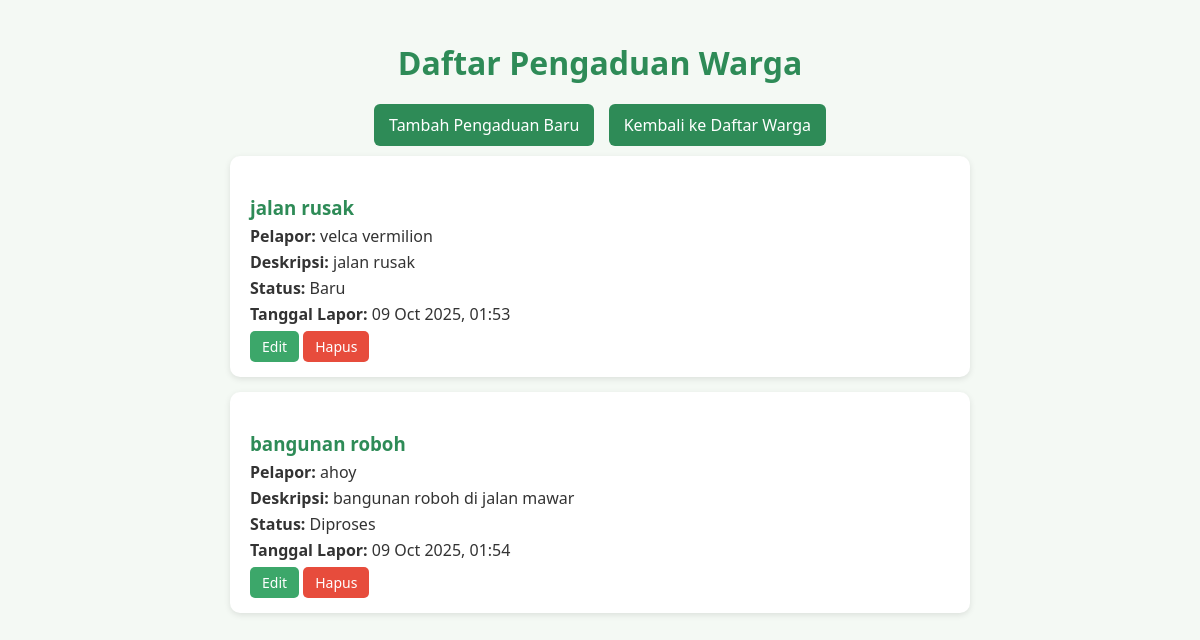
Before: /warga/pengaduan/ with the older database file.
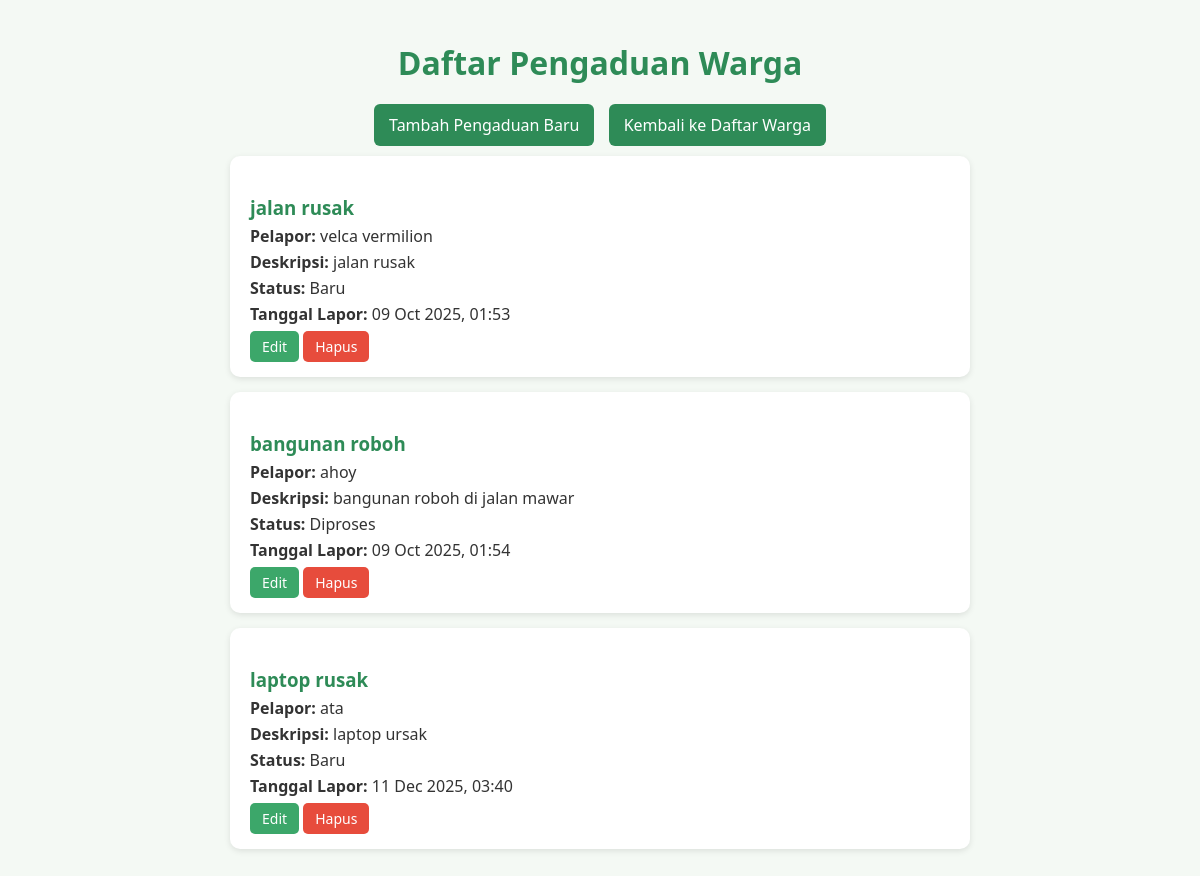
After: the same page with the newer database file.
### warga/models.py (models this page shows, shortened)
class Pengaduan(models.Model):
    STATUS_CHOICES = [
        ('BARU', 'Baru'),
        ('DIPROSES', 'Diproses'),
        ('SELESAI', 'Selesai'),
    ]
    judul = models.CharField(max_length=200)
    deskripsi = models.TextField()
    status = models.CharField(max_length=10, choices=STATUS_CHOICES, default='BARU')
    tanggal_lapor = models.DateTimeField(auto_now_add=True)
    pelapor = models.ForeignKey(Warga, on_delete=models.CASCADE, related_name='pengaduan')

class Warga(models.Model):
    nik = models.CharField(max_length=16, unique=True, verbose_name="Nomor Induk kependudukan")
    nama_lengkap = models.CharField(max_length=100, verbose_name="Nama Lengkap")
    alamat = models.TextField(verbose_name="Alamat Tinggal")
    no_telepon = models.CharField(max_length=15, blank=True, verbose_name="Nomor Telepon")
    tanggal_registrasi = models.DateTimeField(auto_now_add=True)

### warga/views.py (the view)
# urls.py: path('pengaduan/', PengaduanListView.as_view(), name='pengaduan_list'),
class PengaduanListView(ListView):
    model = Pengaduan

### warga/templates/warga/pengaduan_list.html (shortened to what this page needs)
<!DOCTYPE html>
<html lang="id">
<head>
</head>
<body>
    <h1>Daftar Pengaduan Warga</h1>
    <div class="nav-links">
        <a href="{% url 'pengaduan-tambah' %}">Tambah Pengaduan Baru</a>
        <a href="{% url 'warga_list' %}">Kembali ke Daftar Warga</a>
    </div>
    {% if object_list %}
        {% for pengaduan in object_list %}
            <div class="card">
                <h3>{{ pengaduan.judul }}</h3>
                <p><strong>Pelapor:</strong> {{ pengaduan.pelapor.nama_lengkap }}</p>
                <p><strong>Deskripsi:</strong> {{ pengaduan.deskripsi }}</p>
                <p><strong>Status:</strong> {{ pengaduan.get_status_display }}</p>
                <p><strong>Tanggal Lapor:</strong> {{ pengaduan.tanggal_lapor|date:"d M Y, H:i" }}</p>
                <div class="actions">
                    <a href="{% url 'pengaduan-edit' pengaduan.pk %}" class="edit">Edit</a>
                    <a href="{% url 'pengaduan-hapus' pengaduan.pk %}" class="delete">Hapus</a>
                </div>
            </div>
        {% endfor %}
    {% else %}
        <p class="empty">Tidak ada pengaduan yang tercatat.</p>
    {% endif %}
</body>
</html>

Changed rows visible on the page:
added Pengaduan: judul "laptop rusak", pelapor.nama_lengkap "ata", deskripsi "laptop ursak", status "Baru", tanggal_lapor "11 Dec 2025, 03:40"
